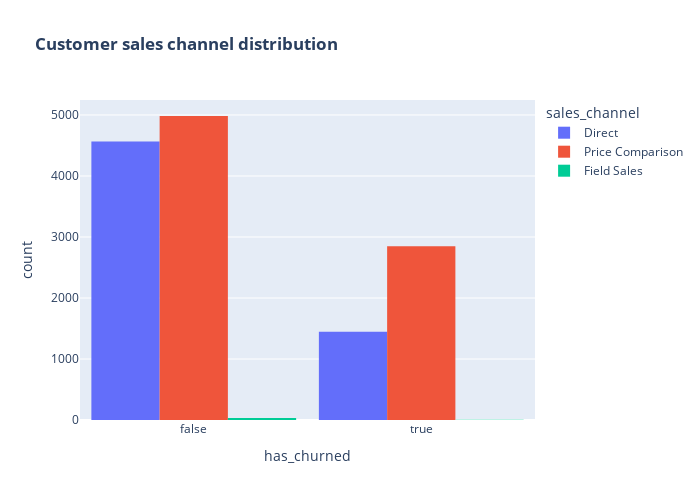

Notebook source saved alongside this figure:
### Markdown cell above
There is a minimal difference in the percentage of customers who switched service providers. Both genders exhibited similar behavior regarding migrating to a different provider.

### Code cell
fig = px.histogram(df, x="has_churned", color="sales_channel", barmode="group", title="<b>Customer sales channel distribution<b>")
fig.update_layout(width=700, height=500, bargap=0.1)
fig.show()

### Figure 1 — Plotly figure (JSON) as saved in the notebook; plotly's stock layout.template omitted (floating-point values rounded to 4 significant figures; data arrays with more than 128 entries replaced by an {"elided": "..."} marker saying what was removed)
{"data": [{"alignmentgroup": "True", "bingroup": "x", "hovertemplate": "sales_channel=Direct<br>has_churned=%{x}<br>count=%{y}<extra></extra>", "legendgroup": "Direct", "marker": {"color": "#636efa", "pattern": {"shape": ""}}, "name": "Direct", "offsetgroup": "Direct", "orientation": "v", "showlegend": true, "type": "histogram", "x": {"elided": "6013 bool values"}, "xaxis": "x", "yaxis": "y"}, {"alignmentgroup": "True", "bingroup": "x", "hovertemplate": "sales_channel=Price Comparison<br>has_churned=%{x}<br>count=%{y}<extra></extra>", "legendgroup": "Price Comparison", "marker": {"color": "#EF553B", "pattern": {"shape": ""}}, "name": "Price Comparison", "offsetgroup": "Price Comparison", "orientation": "v", "showlegend": true, "type": "histogram", "x": {"elided": "7831 bool values"}, "xaxis": "x", "yaxis": "y"}, {"alignmentgroup": "True", "bingroup": "x", "hovertemplate": "sales_channel=Field Sales<br>has_churned=%{x}<br>count=%{y}<extra></extra>", "legendgroup": "Field Sales", "marker": {"color": "#00cc96", "pattern": {"shape": ""}}, "name": "Field Sales", "offsetgroup": "Field Sales", "orientation": "v", "showlegend": true, "type": "histogram", "x": [false, true, false, false, false, false, false, true, false, false, false, false, false, false, false, false, false, false, false, true, false, false, false, false, false, false, false, false, false, false, true, false, false, false, false, false], "xaxis": "x", "yaxis": "y"}], "layout": {"bargap": 0.1, "barmode": "group", "height": 500, "legend": {"title": {"text": "sales_channel"}, "tracegroupgap": 0}, "title": {"text": "<b>Customer sales channel distribution<b>"}, "width": 700, "xaxis": {"anchor": "y", "domain": [0, 1], "title": {"text": "has_churned"}}, "yaxis": {"anchor": "x", "domain": [0, 1], "title": {"text": "count"}}}}
